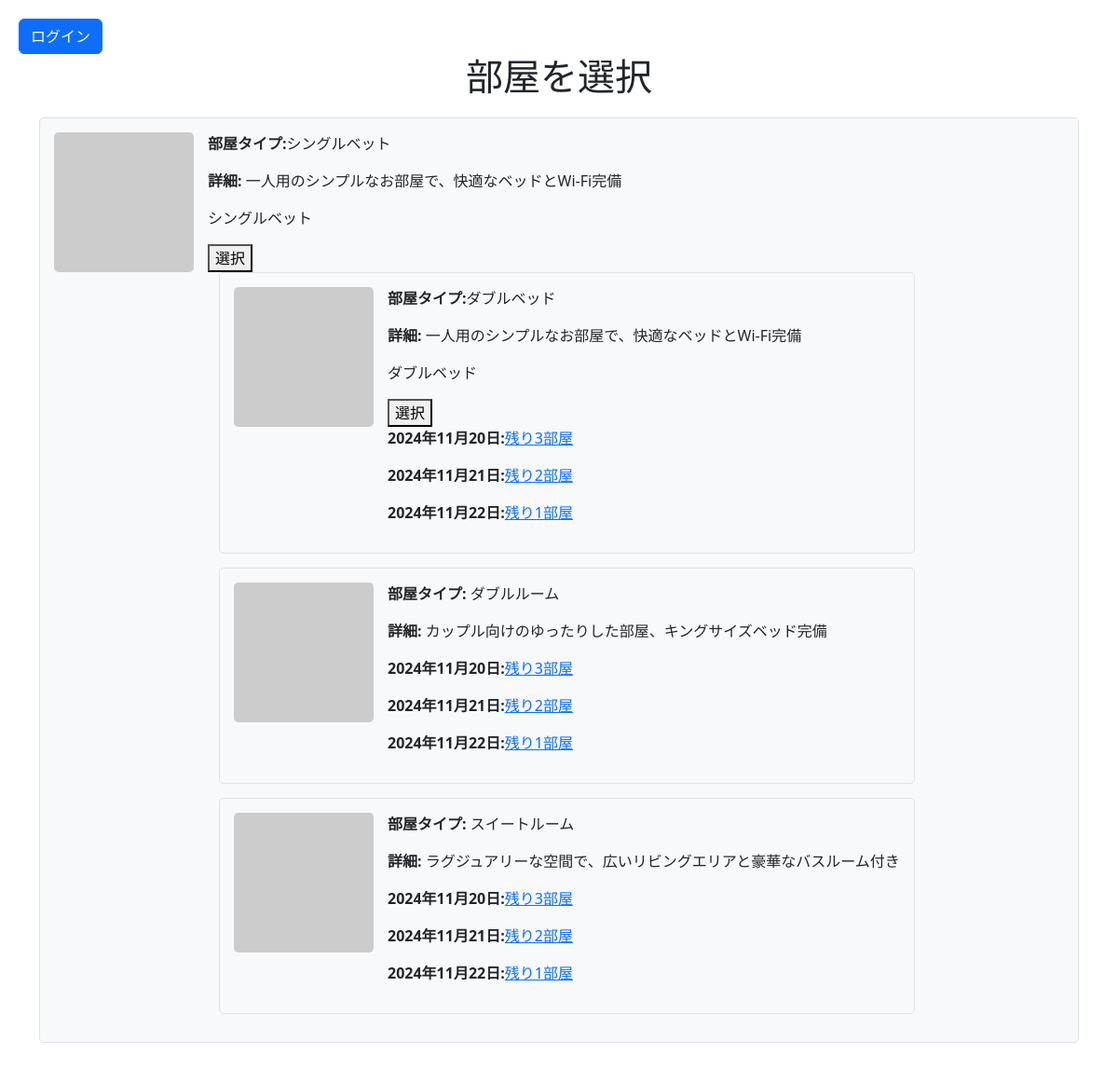
Page /room_selection on the earlier database version.
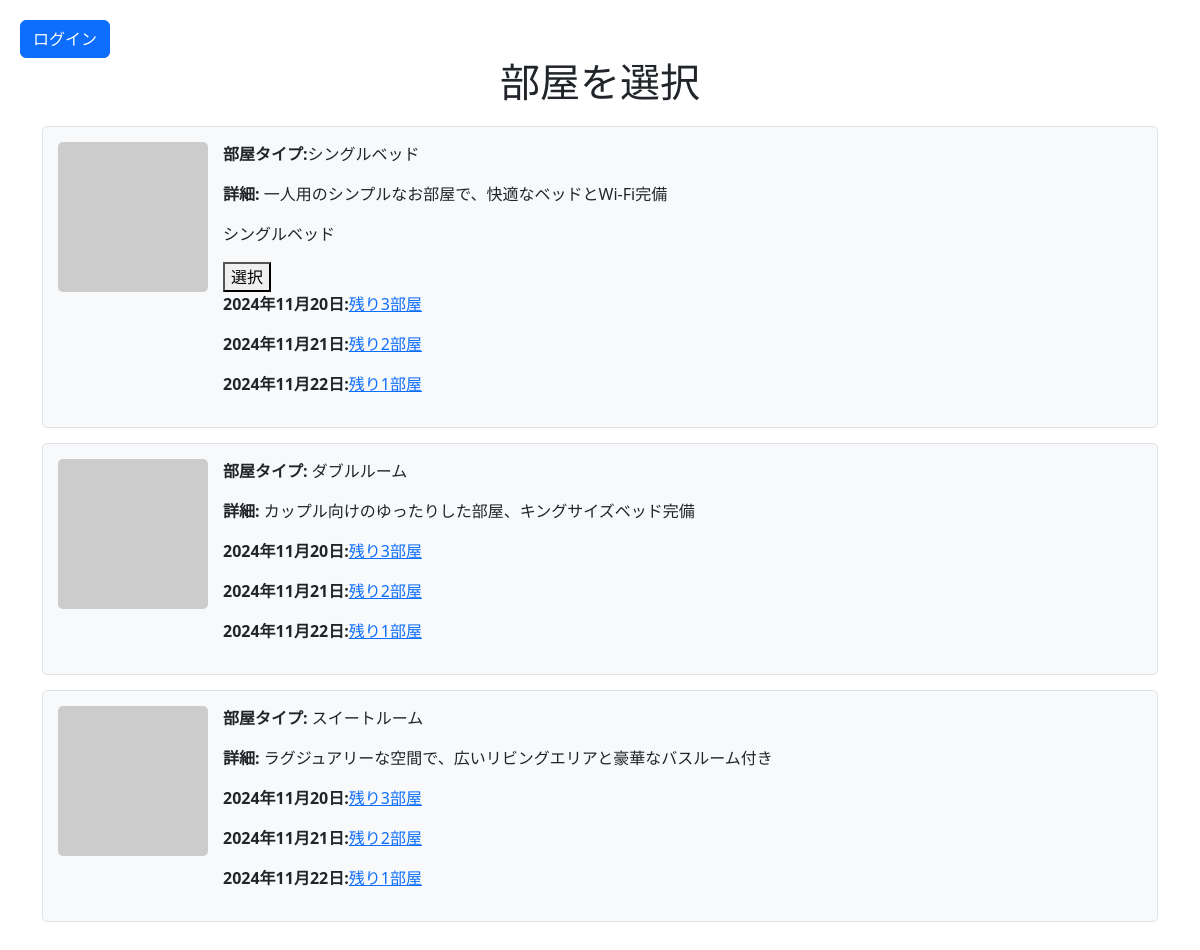
Same page on the later database version.
### bookingfront/models.py (models this page shows, shortened)
class RoomType(models.Model):
    name = models.CharField(max_length=50)
    reservation_date=models.DateField(null=True)

### bookingfront/views.py (the view)
# urls.py: path('room_selection', views.room_selection, name='room_selection'),
def room_selection(request):
    room_types = RoomType.objects.all()
    return render(request, 'room_selection.html', {'room_types': room_types})

### bookingfront/templates/room_selection.html (shortened to what this page needs)
<!doctype html>
<html lang="ja">
  <head>
    <link href="https://cdn.jsdelivr.net/npm/bootstrap@5.3.0/dist/css/bootstrap.min.css" rel="stylesheet">
  </head>
  <body>
    <a href="{% url 'accounts:index' %}" class="btn btn-primary">ログイン</a>
    <h1>部屋を選択</h1>
      {% for room in room_types %}
      <div class="container">
        <div class="room-info">
          <img src="https://via.placeholder.com/150" alt="シングルルーム">
          <div>
            <p><strong>部屋タイプ:</strong>{{ room.name }}</p>
            <p><strong>詳細:</strong> 一人用のシンプルなお部屋で、快適なベッドとWi-Fi完備</p>
            <div class="availability">
              <div>
                  <p>{{ room.name }}</p>
                  <form method="POST" action="{% url 'bookingfront:plan_selection' %}">
                      <button type="submit">選択</button>
                  </form>
              </div>
      {% endfor %}
            <p><strong>2024年11月20日:</strong><a href="{% url 'bookingfront:plan_selection' %}">残り3部屋</a></p>
            <p><strong>2024年11月21日:</strong><a href="{% url 'bookingfront:plan_selection' %}">残り2部屋</a></p>
            <p><strong>2024年11月22日:</strong><a href="{% url 'bookingfront:plan_selection' %}">残り1部屋</a></p>
          </div>
        </div>
      </div>
      <div class="room-info">
        <img src="https://via.placeholder.com/150" alt="ダブルルーム">
        <div>
          <p><strong>部屋タイプ:</strong> ダブルルーム</p>
          <p><strong>詳細:</strong> カップル向けのゆったりした部屋、キングサイズベッド完備</p>
          <div class="availability">
            <p><strong>2024年11月20日:</strong><a href="{% url 'bookingfront:plan_selection' %}">残り3部屋</a></p>
            <p><strong>2024年11月21日:</strong><a href="{% url 'bookingfront:plan_selection' %}">残り2部屋</a></p>
            <p><strong>2024年11月22日:</strong><a href="{% url 'bookingfront:plan_selection' %}">残り1部屋</a></p>
          </div>
        </div>
      </div>
      <div class="room-info">
        <img src="https://via.placeholder.com/150" alt="スイートルーム">
        <div>
          <p><strong>部屋タイプ:</strong> スイートルーム</p>
          <p><strong>詳細:</strong> ラグジュアリーな空間で、広いリビングエリアと豪華なバスルーム付き</p>
          <div class="availability">
            <form>
              <p><strong>2024年11月20日:</strong><a href="{% url 'bookingfront:plan_selection' %}">残り3部屋</a></p>
              <p><strong>2024年11月21日:</strong><a href="{% url 'bookingfront:plan_selection' %}">残り2部屋</a></p>
              <p><strong>2024年11月22日:</strong><a href="{% url 'bookingfront:plan_selection' %}">残り1部屋</a></p>
            </form>
          </div>
        </div>
      </div>
    </div>
  </body>
</html>

### bookingfront/templates/room_selection.html (style rules this page uses)
body { padding: 20px; }
h1 { text-align: center; margin-bottom: 20px; }
.room-info { display: flex; align-items: flex-start; padding: 15px; border: 1px solid #dee2e6; border-radius: 5px; background-color: #f8f9fa; margin-bottom: 15px; }
.room-info img { max-width: 150px; margin-right: 15px; border-radius: 5px; }
.availability { margin-top: 10px; }

Differences in the rows shown:
removed RoomType: name "ダブルベッド"
changed RoomType: name "シングルベット" → "シングルベッド"
